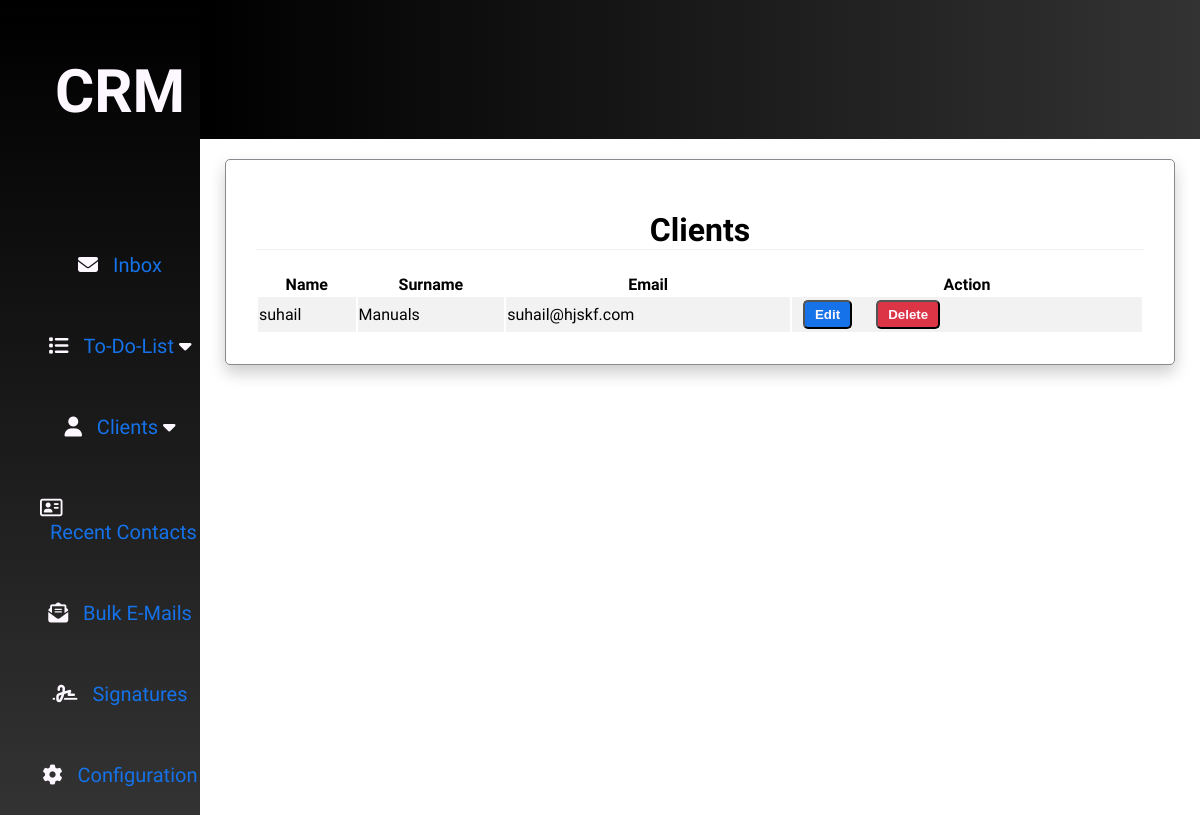
Page /clients/read_clients/ on the earlier database version.
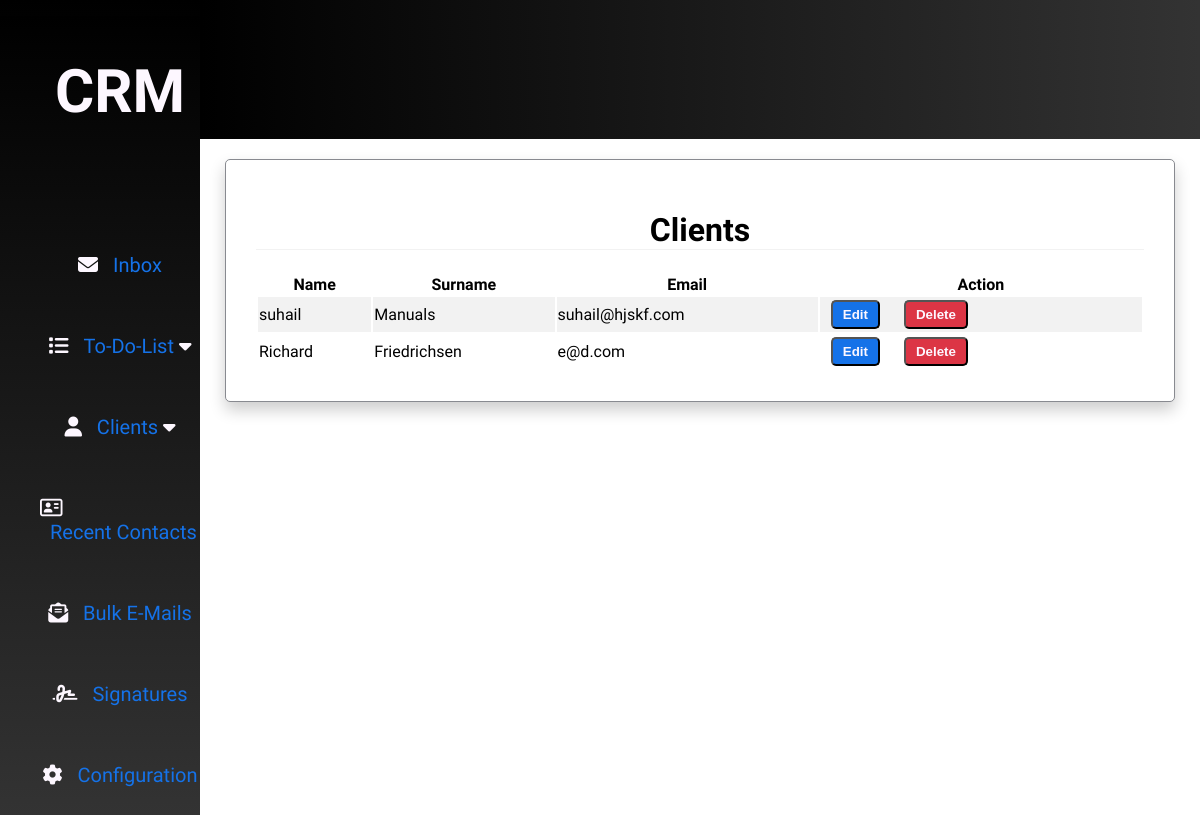
Same page on the later database version.
### C_Client/models.py (models this page shows, shortened)
class Client(models.Model):
    name = models.CharField(max_length=50)
    surname = models.CharField(max_length=50)
    eml = models.EmailField()
    phone = models.CharField(max_length=50)

### C_Client/views.py (the view)
# urls.py: path('read_clients/', views.read_clients, name="read_clients"),
def read_clients(request):
    all_clients = Client.objects.all()
    return render(request, "read_clients.html", {"all_clients": all_clients})

### templates/read_clients.html
{% extends 'main.html'%}
{% block content %}
   <div class="table-wrapper">
    <h1 class="table-header">Clients</h1>
    <table class="table">
        <tr class="table-row">
            <th>Name</th>
            <th>Surname</th>
            <th>Email</th>
            <th>Action</th>
        </tr>
        {% for client in all_clients %}
        <tr class="table-row">
            <td>{{ client.name }}</td>
            <td>{{ client.surname }}</td>
            <td>{{ client.eml }}</td>
            <td><button class="table-button"><a class="table-anchor" href="{% url 'client:update_client' client.id %}">Edit</a></button>
                <button class="table-button table-button-delete"><a class="table-anchor" href="{% url 'client:delete_client' client.id %}">Delete</a></button></td>
        </tr>
        {% endfor %}
    </table>
</div>
{% endblock %}

Differences in the rows shown:
added Client: name "Richard", surname "Friedrichsen", eml "e@d.com"
